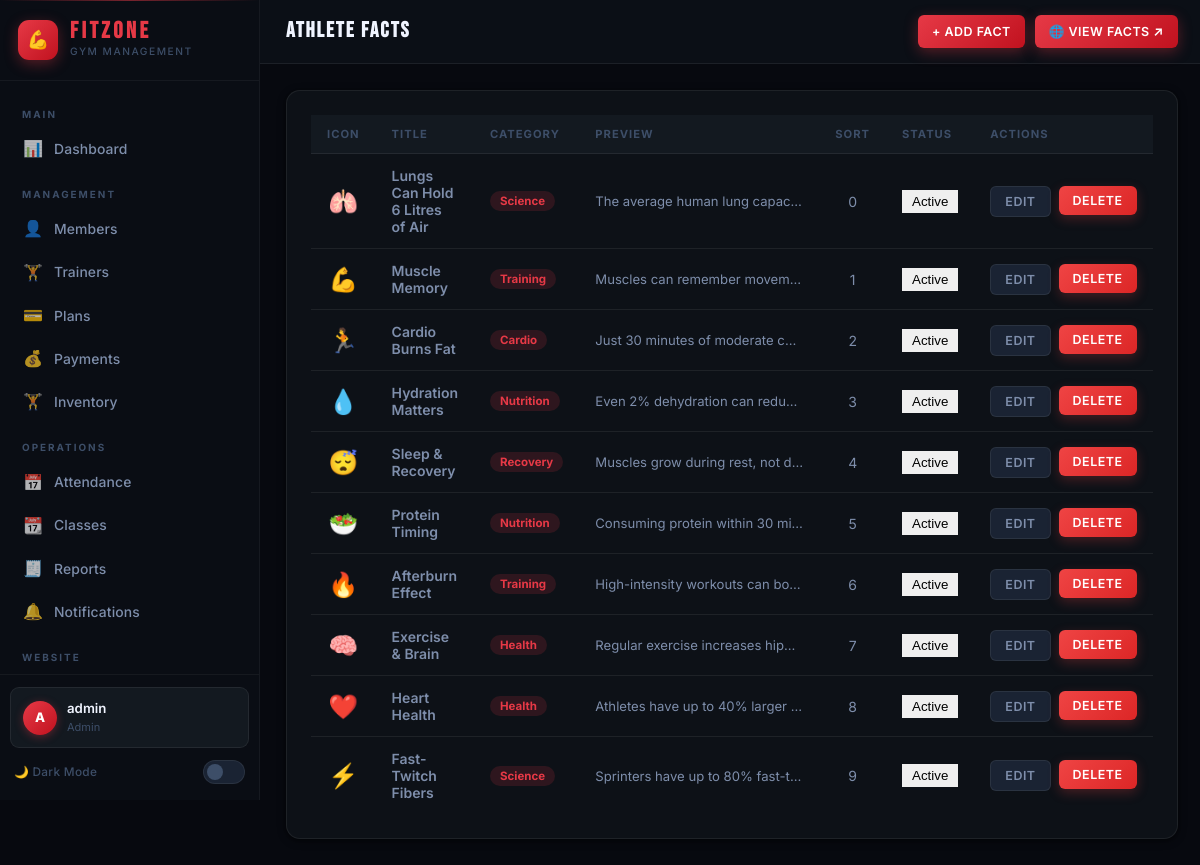
/pages/admin/athlete-facts.php (signed in), run on the app's committed database.
### tables this page shows
CREATE TABLE `athlete_facts` (
  `id` int(11) NOT NULL,
  `icon` varchar(10) DEFAULT '?',
  `title` varchar(120) NOT NULL,
  `fact_text` text NOT NULL,
  `category` varchar(60) DEFAULT 'General',
  `sort_order` int(11) DEFAULT 0,
  `is_active` tinyint(1) DEFAULT 1,
  `created_at` timestamp NOT NULL DEFAULT current_timestamp()
);

### pages/admin/athlete-facts.php (the view, shortened to what this page needs)
<?php
require_once '../../includes/auth.php';
$conn->query("CREATE TABLE IF NOT EXISTS athlete_facts (
    id INT AUTO_INCREMENT PRIMARY KEY,
    icon VARCHAR(10) DEFAULT '💡',
    title VARCHAR(120) NOT NULL,
    fact_text TEXT NOT NULL,
    category VARCHAR(60) DEFAULT 'General',
    sort_order INT DEFAULT 0,
    is_active TINYINT(1) DEFAULT 1,
    created_at TIMESTAMP DEFAULT CURRENT_TIMESTAMP
) ENGINE=InnoDB DEFAULT CHARSET=utf8mb4");
$facts = $conn->query("SELECT * FROM athlete_facts ORDER BY sort_order ASC, id ASC");
?>
<?php $__theme = $_COOKIE["fitzone_theme"] ?? "dark"; ?>
<html lang="en" data-theme="<?= htmlspecialchars($__theme) ?>">
<head>
    <link rel="stylesheet" href="../../assets/css/style.css">
</head>
<body>
<div class="app-layout">
<?php include '../../includes/sidebar.php'; ?>
<div class="main-content">
    <header class="top-header">
        <h2 class="page-title">ATHLETE FACTS</h2>
        <div class="top-header-actions">
            <a href="?add=1" class="btn btn-primary btn-sm">+ Add Fact</a>
            <a href="../../pages/website/facts.php" target="_blank" class="btn btn-primary btn-sm">🌐 View Facts ↗</a>
        </div>
    </header>
    <div class="page-content">
    <div class="card">
        <table class="data-table">
            <thead>
                <tr>
                    <th>Icon</th><th>Title</th><th>Category</th><th>Preview</th><th>Sort</th><th>Status</th><th>Actions</th>
                </tr>
            </thead>
            <tbody>
                <?php
                $facts->data_seek(0);
                while ($f = $facts->fetch_assoc()):
                ?>
                <tr>
                    <td style="font-size:1.5rem;text-align:center"><?= htmlspecialchars($f['icon']) ?></td>
                    <td style="font-weight:600"><?= htmlspecialchars($f['title']) ?></td>
                    <td><span style="background:var(--primary-alpha);color:var(--primary);padding:3px 10px;border-radius:50px;font-size:0.72rem;font-weight:700"><?= htmlspecialchars($f['category']) ?></span></td>
                    <td style="font-size:0.82rem;color:var(--text-secondary);max-width:240px;overflow:hidden;text-overflow:ellipsis;white-space:nowrap"><?= htmlspecialchars(substr($f['fact_text'],0,80)) ?>…</td>
                    <td style="text-align:center"><?= $f['sort_order'] ?></td>
                    <td>
                        <form method="POST" style="margin:0">
                            <button type="submit" class="badge <?= $f['is_active'] ? 'badge-success' : 'badge-danger' ?>" style="cursor:pointer;border:none;padding:4px 10px;">
                                <?= $f['is_active'] ? 'Active' : 'Hidden' ?>
                            </button>
                        </form>
                    </td>
                    <td>
                        <div style="display:flex;gap:8px;">
                            <a href="?edit=<?= $f['id'] ?>" class="btn btn-secondary btn-sm">Edit</a>
                            <form method="POST" style="margin:0" onsubmit="return confirm('Delete this fact?')">
                                <button class="btn btn-danger btn-sm">Delete</button>
                            </form>
                        </div>
                    </td>
                </tr>
                <?php endwhile; ?>
            </tbody>
        </table>
    </div>
    </div>
</div>
</div>
</body></html>

### data on the page
athlete_facts: icon "🫁", title "Lungs Can Hold 6 Litres of Air", category "Science", fact_text "The average human lung capac…", sort_order "0", is_active "Active"
athlete_facts: icon "💪", title "Muscle Memory", category "Training", fact_text "Muscles can remember movem…", sort_order "1", is_active "Active"
athlete_facts: icon "🏃", title "Cardio Burns Fat", category "Cardio", fact_text "Just 30 minutes of moderate c…", sort_order "2", is_active "Active"
athlete_facts: icon "💧", title "Hydration Matters", category "Nutrition", fact_text "Even 2% dehydration can redu…", sort_order "3", is_active "Active"
athlete_facts: icon "😴", title "Sleep & Recovery", category "Recovery", fact_text "Muscles grow during rest, not d…", sort_order "4", is_active "Active"
athlete_facts: icon "🥗", title "Protein Timing", category "Nutrition", fact_text "Consuming protein within 30 mi…", sort_order "5", is_active "Active"
athlete_facts: icon "🔥", title "Afterburn Effect", category "Training", fact_text "High-intensity workouts can bo…", sort_order "6", is_active "Active"
athlete_facts: icon "🧠", title "Exercise & Brain", category "Health", fact_text "Regular exercise increases hip…", sort_order "7", is_active "Active"
athlete_facts: icon "❤️", title "Heart Health", category "Health", fact_text "Athletes have up to 40% larger…", sort_order "8", is_active "Active"
athlete_facts: icon "⚡", title "Fast-Twitch Fibers", category "Science", fact_text "Sprinters have up to 80% fast-t…", sort_order "9", is_active "Active"

### other printed values
substr($_SESSION['username'] ?? 'U', 0, 1) "A"
$_SESSION['username'] "admin"
$_SESSION['role'] "Admin"
